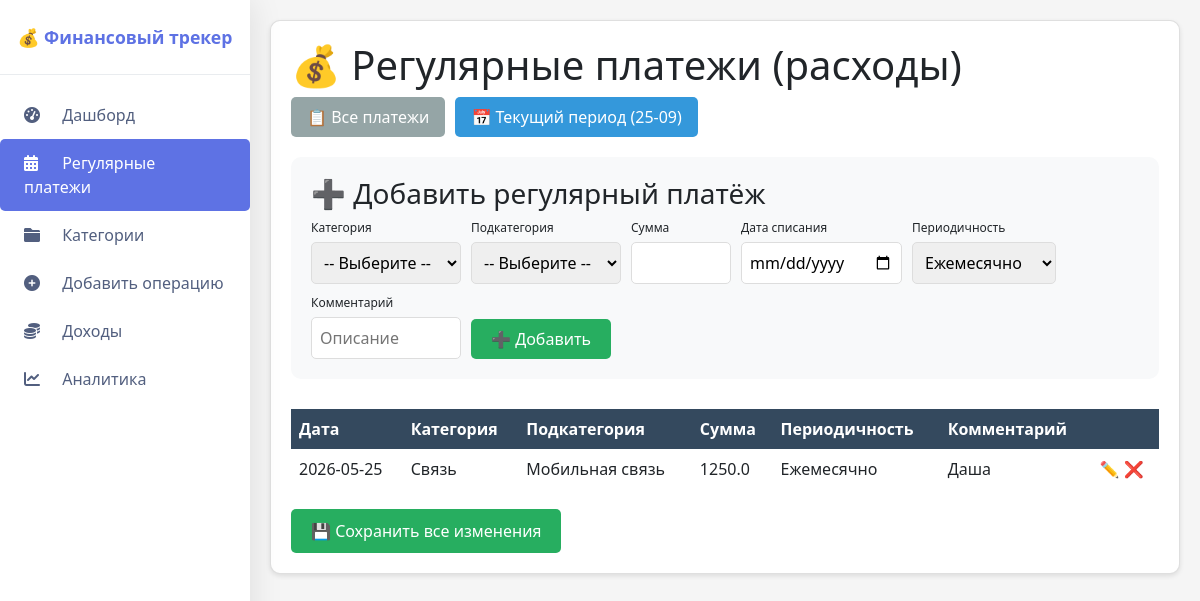
/regular?filter=current, run on an earlier commit of the app's database.
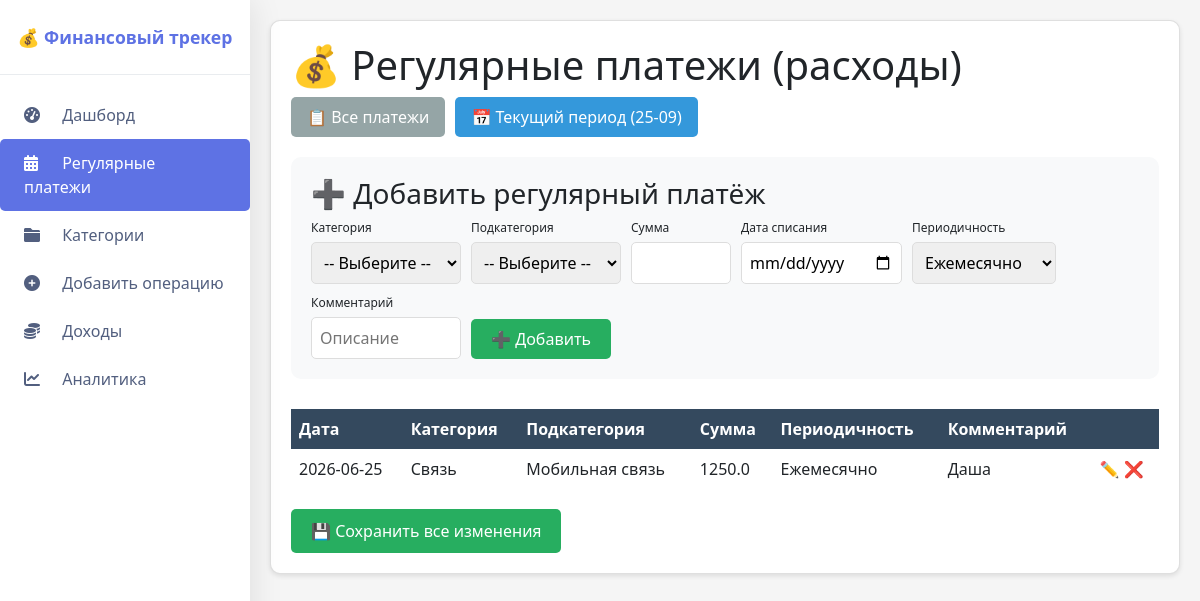
And on a later commit of the database.
### tables this page shows
CREATE TABLE regular_payments (
                id INTEGER PRIMARY KEY AUTOINCREMENT,
                amount REAL NOT NULL
            , day INTEGER DEFAULT 1, category TEXT DEFAULT "", subcategory TEXT DEFAULT "", interval TEXT DEFAULT "monthly", comment TEXT DEFAULT "");

### routes/regular.py (the view)
    @app.route('/regular')
    def regular():
        filter_type = request.args.get('filter', 'all')
        now = date.today()
        with get_db() as conn:
            expense_cats = {}
            expense_main = conn.execute('''
                SELECT * FROM categories WHERE parent_id IS NULL AND type = 'Расход' ORDER BY name
            ''').fetchall()
            for cat in expense_main:
                subcats = conn.execute('''
                    SELECT name FROM categories WHERE parent_id = ? ORDER BY name
                ''', (cat['id'],)).fetchall()
                expense_cats[cat['name']] = [s['name'] for s in subcats]
            if filter_type == 'current':
                if 10 <= now.day <= 24:
                    period_start, period_end = 10, 24
                else:
                    period_start, period_end = 25, 9
                payments = []
                all_payments = conn.execute(
                    'SELECT * FROM regular_payments ORDER BY day, category, subcategory').fetchall()
                for p in all_payments:
                    if p['day']:
                        payment_day = datetime.strptime(p['day'], '%Y-%m-%d').day
                        if period_start <= period_end:
                            if period_start <= payment_day <= period_end:
                                payments.append(p)
                        else:
                            if payment_day >= period_start or payment_day <= period_end:
                                payments.append(p)
            else:
                payments = conn.execute('SELECT * FROM regular_payments ORDER BY day, category, subcategory').fetchall()
        return render_template('regular.html', payments=payments, expense_categories=expense_cats,
                               filter_type=filter_type, now=now)

### database.py (called while the page is built)
def get_db():
    conn = sqlite3.connect('finance.db')
    conn.row_factory = sqlite3.Row
    return conn

### templates/regular.html (shortened to what this page needs)
{% extends "base.html" %}
{% block content %}
<div class="card">
    <h1>💰 Регулярные платежи (расходы)</h1>
    <div style="margin-bottom: 20px; display: flex; gap: 10px;">
        <a href="{{ url_for('regular', filter='all') }}"
           class="btn" style="{% if filter_type == 'all' %}background: #3498db;{% else %}background: #95a5a6;{% endif %} color: white; padding: 8px 16px; text-decoration: none; border-radius: 5px;">
            📋 Все платежи
        </a>
        <a href="{{ url_for('regular', filter='current') }}"
           class="btn" style="{% if filter_type == 'current' %}background: #3498db;{% else %}background: #95a5a6;{% endif %} color: white; padding: 8px 16px; text-decoration: none; border-radius: 5px;">
            📅 Текущий период ({% if 10 <= now.day <= 24 %}10-24{% else %}25-09{% endif %})
        </a>
    </div>
    <div style="margin-bottom: 30px; padding: 20px; background: #f8f9fa; border-radius: 10px;">
        <h3>➕ Добавить регулярный платёж</h3>
        <form method="POST" style="display: flex; gap: 10px; flex-wrap: wrap; align-items: flex-end;">
            <div>
                <label style="display: block; font-size: 12px;">Категория</label>
                <select name="add_category" id="add_category" required style="width: 150px; padding: 8px;">
                    <option value="">-- Выберите --</option>
                </select>
            </div>
            <div>
                <label style="display: block; font-size: 12px;">Подкатегория</label>
                <select name="add_subcategory" id="add_subcategory" style="width: 150px; padding: 8px;">
                    <option value="">-- Выберите --</option>
                </select>
            </div>
            <div>
                <label style="display: block; font-size: 12px;">Сумма</label>
                <input type="number" name="add_amount" step="0.01" required style="width: 100px; padding: 8px;">
            </div>
            <div>
                <label style="display: block; font-size: 12px;">Дата списания</label>
                <input type="date" name="add_day" required style="padding: 8px;">
            </div>
            <div>
                <label style="display: block; font-size: 12px;">Периодичность</label>
                <select name="add_interval" style="padding: 8px;">
                    <option value="monthly" selected>Ежемесячно</option>
                </select>
            </div>
            <div>
                <label style="display: block; font-size: 12px;">Комментарий</label>
                <input type="text" name="add_comment" placeholder="Описание" style="width: 150px; padding: 8px;">
            </div>
            <div>
                <button type="submit" class="btn btn-success" style="padding: 8px 20px;">➕ Добавить</button>
            </div>
        </form>
    </div>
    <form method="POST" id="mainForm">
        <table style="width:100%; border-collapse:collapse;">
            <thead>
                <tr>
                    <th style="text-align:left; padding:8px;">Дата</th>
                    <th style="text-align:left; padding:8px;">Категория</th>
                    <th style="text-align:left; padding:8px;">Подкатегория</th>
                    <th style="text-align:left; padding:8px;">Сумма</th>
                    <th style="text-align:left; padding:8px;">Периодичность</th>
                    <th style="text-align:left; padding:8px;">Комментарий</th>
                    <th style="text-align:left; padding:8px;"></th>
                </tr>
            </thead>
            <tbody>
                {% for p in payments %}
                <tr id="row-{{ p.id }}" class="payment-row">
                    <td style="padding:8px;" class="view-mode">
                        <span class="date-view">{{ p.day }}</span>
                    </td>
                    <td style="padding:8px;" class="view-mode">
                        <span class="category-view">{{ p.category or '--' }}</span>
                    </td>
                    <td style="padding:8px;" class="view-mode">
                        <span class="subcategory-view">{{ p.subcategory or '--' }}</span>
                    </td>
                    <td style="padding:8px;" class="view-mode">
                        <span class="amount-view">{{ p.amount }}</span>
                    </td>
                    <td style="padding:8px;" class="view-mode">
                        <span class="interval-view">
                            {% if p.interval == 'weekly' %}Еженедельно
                            {% elif p.interval == 'monthly' %}Ежемесячно
                            {% elif p.interval == 'yearly' %}Ежегодно
                            {% else %}{{ p.interval }}{% endif %}
                        </span>
                    </td>
                    <td style="padding:8px;" class="view-mode">
                        <span class="comment-view">{{ p.comment or '—' }}</span>
                    </td>
                    <td style="padding:8px;">
                        <button type="button" class="edit-row-btn" data-id="{{ p.id }}" style="background:none; border:none; cursor:pointer;">✏️</button>
                        <button type="submit" name="delete_id" value="{{ p.id }}" class="delete" onclick="return confirm('Удалить?')" style="background:none; border:none; cursor:pointer; color:red;">❌</button>
                    </td>
                </tr>
                {% endfor %}
            </tbody>
        </table>
        <button type="submit" class="btn btn-success" style="margin-top:20px;" id="saveAllBtn">💾 Сохранить все изменения</button>
    </form>
</div>
{% endblock %}

### templates/base.html (shortened to what this page needs)
<!DOCTYPE html>
<html lang="ru">
<head>
    <link href="https://cdn.jsdelivr.net/npm/bootstrap@5.1.3/dist/css/bootstrap.min.css" rel="stylesheet">
    <link href="https://cdnjs.cloudflare.com/ajax/libs/font-awesome/6.0.0/css/all.min.css" rel="stylesheet">
    <link href="{{ url_for('static', filename='css/style.css') }}" rel="stylesheet">
</head>
<body>
<div class="sidebar">
    <div class="sidebar-brand">
        <a href="{{ url_for('index') }}">💰 Финансовый трекер</a>
    </div>
    <div class="sidebar-nav">
        <a class="nav-link {% if request.endpoint == 'index' %}active{% endif %}" href="{{ url_for('index') }}">
            <i class="fas fa-tachometer-alt"></i> Дашборд
        </a>
        <a class="nav-link {% if request.endpoint == 'regular' %}active{% endif %}" href="{{ url_for('regular') }}">
            <i class="fas fa-calendar-alt"></i> Регулярные платежи
        </a>
        <a class="nav-link {% if request.endpoint == 'categories' %}active{% endif %}"
           href="{{ url_for('categories') }}">
            <i class="fas fa-folder"></i> Категории
        </a>
        <a class="nav-link {% if request.endpoint == 'add' %}active{% endif %}" href="{{ url_for('add') }}">
            <i class="fas fa-plus-circle"></i> Добавить операцию
        </a>
        <a class="nav-link {% if request.endpoint == 'income_settings' %}active{% endif %}"
           href="{{ url_for('income_settings') }}">
            <i class="fas fa-coins"></i> Доходы
        </a>
        <a class="nav-link {% if request.endpoint == 'analytics' %}active{% endif %}" href="{{ url_for('analytics') }}">
            <i class="fas fa-chart-line"></i> Аналитика
        </a>
    </div>
</div>
<div class="main-content">
    {% block content %}{% endblock %}
</div>
</body>
</html>

### static/css/style.css (style rules this page uses)
* { margin: 0; padding: 0; box-sizing: border-box; }
body { font-family: 'Segoe UI', Tahoma, Geneva, Verdana, sans-serif; background: #f5f5f5; }
.nav-link { color: white; text-decoration: none; font-size: 16px; padding: 8px 16px; border-radius: 5px; transition: background 0.3s; }
.card { background: white; border-radius: 10px; padding: 20px; margin-bottom: 20px; box-shadow: 0 2px 5px rgba(0, 0, 0, 0.1); }
table { width: 100%; border-collapse: collapse; }
th { background: #34495e; color: white; }
.btn { display: inline-block; background: #3498db; color: white; padding: 10px 20px; text-decoration: none; border-radius: 5px; border: none; cursor: pointer; transition: background 0.3s; }
.btn-success { background: #27ae60; }
.delete { color: #e74c3c; text-decoration: none; }
label { display: block; margin-bottom: 5px; font-weight: 500; }
input, select { width: 100%; padding: 10px; border: 1px solid #ddd; border-radius: 5px; }
.sidebar { position: fixed; top: 0; left: 0; height: 100vh; width: 250px; background: white; box-shadow: 0 0 2rem 0 rgba(0, 0, 0, .1); z-index: 1000; }
.sidebar-brand { padding: 1.5rem 1rem; text-align: center; font-weight: 700; font-size: 1.1rem; border-bottom: 1px solid #e9ecef; }
.sidebar-brand a { color: #5e72e4; text-decoration: none; }
.sidebar-nav { padding: 1rem 0; }
.sidebar-nav .nav-link { padding: 0.75rem 1.5rem; color: #525f7f; transition: all 0.2s; display: block; text-decoration: none; }
.sidebar-nav .nav-link i { width: 24px; margin-right: 10px; }
.sidebar-nav .nav-link.active { background: #5e72e4; color: white; }
.main-content { margin-left: 250px; padding: 20px; }

What changed in the data, as far as the page shows it:
changed regular_payments "Связь": day "2026-05-25" → "2026-06-25"
